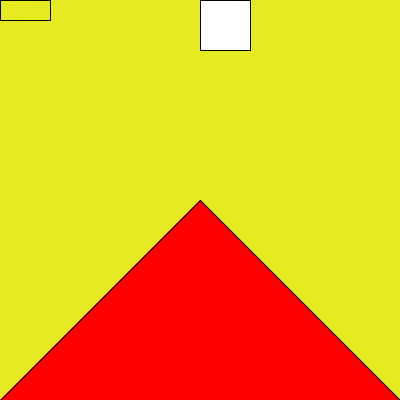
Frame 1 (no input)
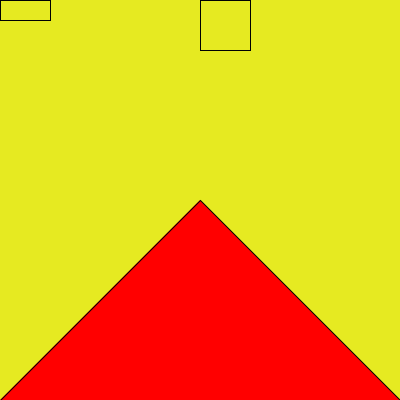
Frame 60 (the mouse pressed at the canvas centre just before this capture)
Frame 120 (the mouse held since frame 60 and released just before this capture): identical to frame 60, image omitted

The Processing sketch that drew these frames (run headless with seeded random() and noise(); from frame 60 on, the mouse is pressed at the canvas centre):

// Processing sketch: dibujo_1
// ── dibujo_1.pde
void setup(){
  size(400,400);
}

void draw(){
  background(#E6EA21);
  
  rect(200,0,50,50);
  
  fill(255,0,0);
  triangle(0,400,200,200, 400, 400);
  
  noFill();
  rect(0,0,50,20);
}
